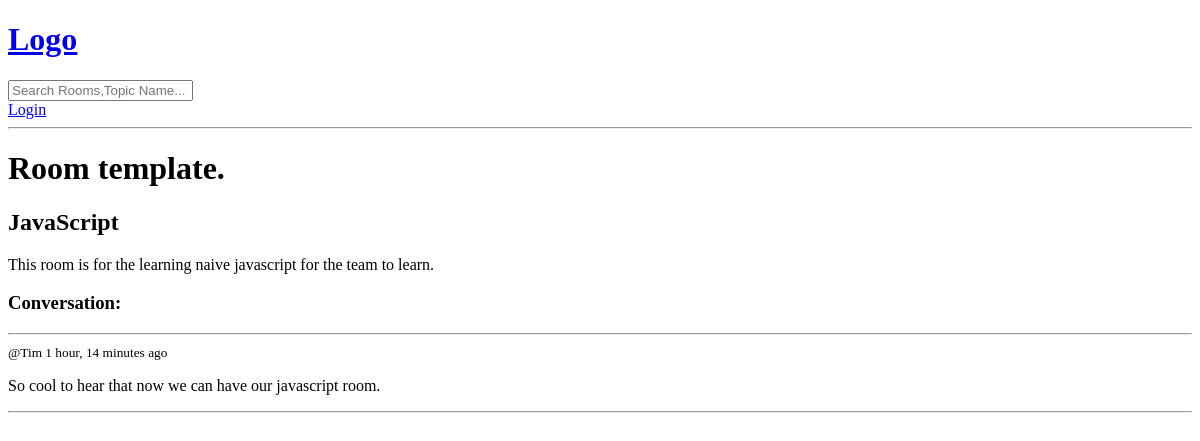
Page /base/room/8/ on the earlier database version.
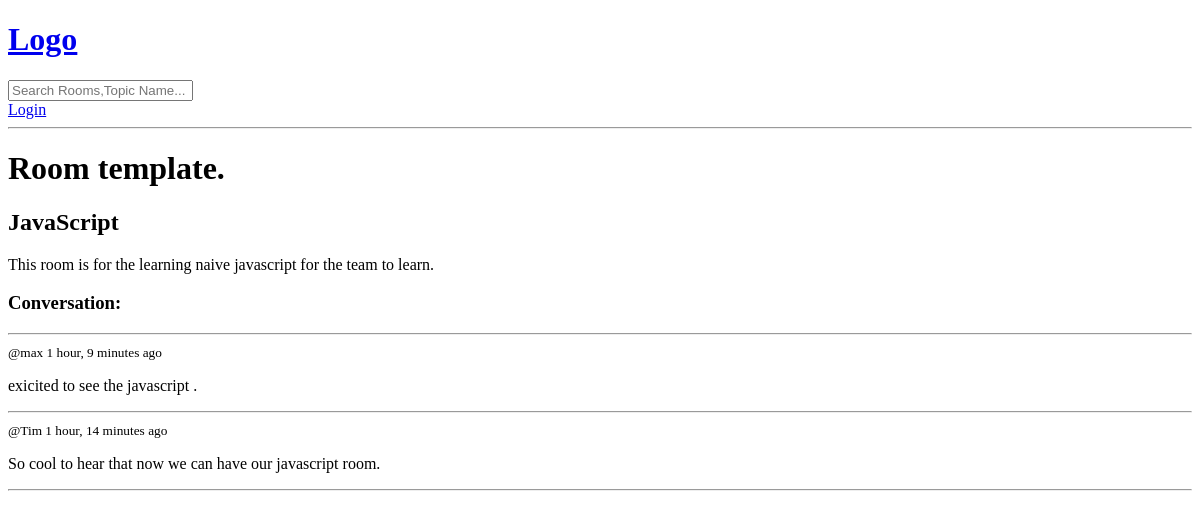
Same page on the later database version.
### base/models.py (models this page shows, shortened)
class Room(models.Model):
    host = models.ForeignKey(User,on_delete=models.SET_NULL,null=True)
    topic = models.ForeignKey(Topic,on_delete=models.SET_NULL,null=True)
    name = models.CharField(max_length=250)
    desc = models.TextField(null=True,blank=True)
    updated = models.DateTimeField(auto_now=True)
    created = models.DateTimeField(auto_now_add=True)
    class Meta:
        ordering = ['-updated','-created']

class Message(models.Model):
    user = models.ForeignKey(User,on_delete=models.CASCADE)
    room = models.ForeignKey(Room,on_delete=models.CASCADE)
    body = models.TextField()
    created = models.DateTimeField(auto_now_add=True)
    updated = models.DateTimeField(auto_now=True)
    class Meta:
        ordering = ['-created','-updated']

### base/views.py (the view)
# urls.py: path('room/<str:pk>/',views.room,name='room'),
def room(request,pk):
    room = Room.objects.get(id=pk)
    message = room.message_set.all().order_by('-created')
    context = {'room':room,'message':message}
    return render(request,'base/room.html',context)

### base/templates/base/room.html
{% extends "main.html" %}
{% block content %}
 <h1>Room template.</h1>
 <h2>{{ room.name }}</h2>
 <p>{{room.desc}}</p>
<div class="comment-wrapper">
    <h3>Conversation:</h3>
    <hr>
    {% for rdata in message  %}
       <div>
          <small>@{{rdata.user}}     {{rdata.created| timesince}} ago</small>
          <p>{{rdata.body}}</p>
          <hr>
       </div>
    {% endfor %}
</div>
{% endblock content %}

### templates/main.html (shortened to what this page needs)
<!DOCTYPE html>
<html>
    <head>
    </head>
    <body>
     {% include "navbar.html" %}
     {% block content %}
     {% endblock content %}
    </body>
</html>

### templates/navbar.html
<a href="/">
    <h1>Logo</h1>
</a>
<form method="GET" action="{% url 'base:home'%}">
    <input type="text" name="q" placeholder="Search Rooms,Topic Name..."/>
</form>
{% if request.user.is_authenticated %}
   <a href="{% url 'base:logout' %}">Logout</a>
{% else %}
   <a href="{% url 'base:login' %}">Login</a>
{% endif %}
<hr>

Differences in the rows shown:
added Message: user "max", created "1 hour, 9 minutes", body "exicited to see the javascript ."
